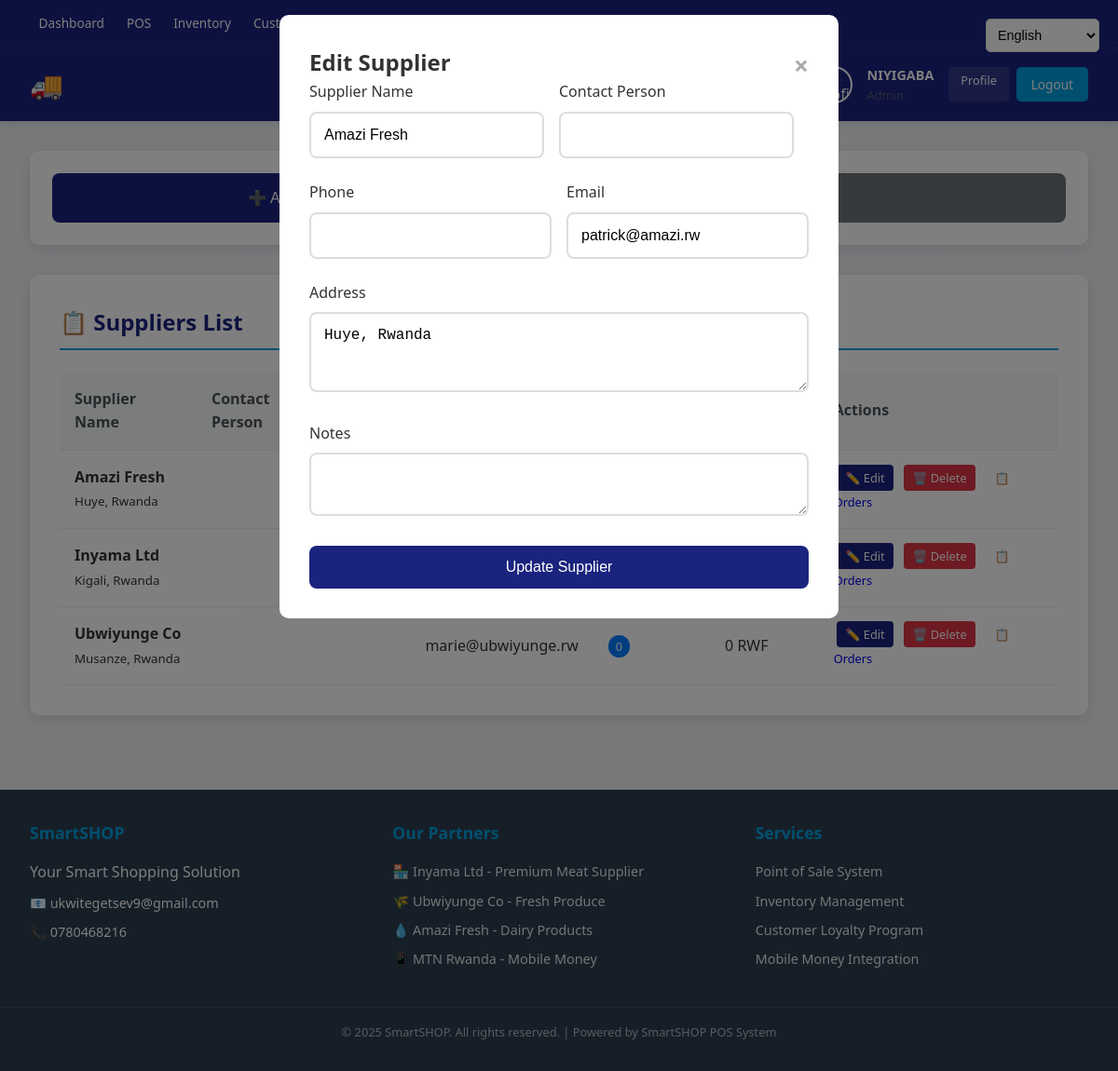
Screenshot of /app/views/suppliers/index.php?edit=3&lang=en (signed in) with the database file from the repository.
### tables this page shows
CREATE TABLE `suppliers` (
  `supplier_id` int(11) NOT NULL AUTO_INCREMENT,
  `supplier_name` varchar(150) NOT NULL,
  `contact_name` varchar(100) DEFAULT NULL,
  `phone_number` varchar(20) DEFAULT NULL,
  `email` varchar(100) DEFAULT NULL,
  `address` text DEFAULT NULL,
  `created_at` timestamp NOT NULL DEFAULT current_timestamp(),
  `updated_at` timestamp NOT NULL DEFAULT current_timestamp() ON UPDATE current_timestamp(),
  PRIMARY KEY (`supplier_id`)
);

### app/helpers/Language.php (called while the page is built, shortened)
<?php
class Language {
    public static function get($key, $lang = 'en') {
        $translation = self::$translations[$lang][$key] ?? null;
        if ($translation) {
            return $translation;
        }
        return ucwords(str_replace('_', ' ', $key));
    }
}

### app/controllers/AuthController.php (called while the page is built, shortened)
<?php
require_once __DIR__ . '/../helpers/Language.php';
class AuthController {
    public function __construct() {
        $this->conn = new mysqli('localhost', 'root', '', 'smartshop');
    }
    public function isLoggedIn() {
        return isset($_SESSION['logged_in']) && $_SESSION['logged_in'] === true;
    }
    public function getCurrentUser() {
        if ($this->isLoggedIn()) {
            return [
                'user_id' => $_SESSION['user_id'],
                'full_name' => $_SESSION['full_name'],
                'email' => $_SESSION['email'],
                'role' => $_SESSION['role']
            ];
        }
        return null;
    }
}

### app/views/suppliers/index.php (the view, shortened to what this page needs)
<?php
require_once __DIR__ . '/../../controllers/AuthController.php';
require_once __DIR__ . '/../../helpers/Language.php';
require_once __DIR__ . '/../../helpers/Navigation.php';
$auth = new AuthController();
$user = $auth->getCurrentUser();
$lang = $_GET['lang'] ?? $_SESSION['language'] ?? 'en';
$host = 'localhost';
$username = 'root';
$password = '';
$database = 'smartshop';
$conn = new mysqli($host, $username, $password, $database);
$page = isset($_GET['page']) ? (int)$_GET['page'] : 1;
$limit = 10;
$offset = ($page - 1) * $limit;
$suppliers = $conn->query("
    SELECT s.*,
           0 as total_orders,
           0 as total_spent
    FROM suppliers s
    ORDER BY s.supplier_name
    LIMIT $limit OFFSET $offset
");
$edit_supplier = null;
if (isset($_GET['edit'])) {
    $edit_id = $_GET['edit'];
    $edit_result = $conn->query("SELECT * FROM suppliers WHERE supplier_id = $edit_id");
    $edit_supplier = $edit_result->fetch_assoc();
}
?>
<!DOCTYPE html>
<html lang="<?php echo $lang; ?>">
<head>
    <link rel="stylesheet" href="../../../public/css/main.css">
    <link rel="stylesheet" href="../../../public/css/dashboard.css">
</head>
<body>
    <div class="language-selector">
        <select onchange="changeLanguage(this.value)">
            <option value="en" <?php echo $lang === 'en' ? 'selected' : ''; ?>>English</option>
        </select>
    </div>
    <div class="dashboard-container">
        <header class="header">
            <h1>🚚 <?php echo Language::get('supplier_management', $lang); ?></h1>
            <div class="user-info">
                <div class="user-profile">
                    <div class="user-details">
                        <span class="user-name"><?php echo $user['full_name']; ?></span>
                        <span class="user-role"><?php echo Language::get(strtolower($user['role']), $lang); ?></span>
                    </div>
                    <div class="user-menu">
                        <a href="../profile/index.php?lang=<?php echo $lang; ?>" class="profile-link"><?php echo Language::get('profile', $lang); ?></a>
                        <a href="../../controllers/logout.php" class="btn-logout"><?php echo Language::get('logout', $lang); ?></a>
                    </div>
                </div>
            </div>
        </header>
        <div class="content">
            <div class="supplier-actions">
                <button onclick="openAddModal()" class="btn">➕ <?php echo Language::get('add_supplier', $lang); ?></button>
                <a href="orders.php?lang=<?php echo $lang; ?>" class="btn btn-secondary">📋 <?php echo Language::get('purchase_orders', $lang); ?></a>
            </div>
            <div class="suppliers-section">
                <h2>📋 <?php echo Language::get('suppliers_list', $lang); ?></h2>
                <div class="suppliers-table">
                    <table>
                        <thead>
                            <tr>
                                <th><?php echo Language::get('supplier_name', $lang); ?></th>
                                <th><?php echo Language::get('contact_person', $lang); ?></th>
                                <th><?php echo Language::get('phone', $lang); ?></th>
                                <th><?php echo Language::get('email', $lang); ?></th>
                                <th><?php echo Language::get('total_orders', $lang); ?></th>
                                <th><?php echo Language::get('total_spent', $lang); ?></th>
                                <th><?php echo Language::get('actions', $lang); ?></th>
                            </tr>
                        </thead>
                        <tbody>
                            <?php while ($supplier = $suppliers->fetch_assoc()): ?>
                                <tr>
                                    <td>
                                        <strong><?php echo htmlspecialchars($supplier['supplier_name']); ?></strong>
                                        <br><small><?php echo htmlspecialchars($supplier['address']); ?></small>
                                    </td>
                                    <td><?php echo htmlspecialchars($supplier['contact_person'] ?? ''); ?></td>
                                    <td><?php echo htmlspecialchars($supplier['phone'] ?? ''); ?></td>
                                    <td><?php echo htmlspecialchars($supplier['email']); ?></td>
                                    <td><span class="badge"><?php echo $supplier['total_orders']; ?></span></td>
                                    <td><?php echo number_format($supplier['total_spent']); ?> RWF</td>
                                    <td>
                                        <a href="?edit=<?php echo $supplier['supplier_id']; ?>&lang=<?php echo $lang; ?>" class="btn-small btn-primary">✏️ <?php echo Language::get('edit', $lang); ?></a>
                                        <a href="?delete=<?php echo $supplier['supplier_id']; ?>&lang=<?php echo $lang; ?>" class="btn-small btn-danger" onclick="return confirm('<?php echo Language::get('confirm_delete', $lang); ?>')">🗑️ <?php echo Language::get('delete', $lang); ?></a>
                                        <a href="orders.php?supplier_id=<?php echo $supplier['supplier_id']; ?>&lang=<?php echo $lang; ?>" class="btn-small">📋 <?php echo Language::get('orders', $lang); ?></a>
                                    </td>
                                </tr>
                            <?php endwhile; ?>
                        </tbody>
                    </table>
                </div>
            </div>
        </div>
        <?php include __DIR__ . '/../../includes/footer.php'; ?>
    </div>
    <div id="supplier-modal" class="modal">
        <div class="modal-content">
            <span class="close" onclick="closeModal()">&times;</span>
            <h2><?php echo $edit_supplier ? Language::get('edit_supplier', $lang) : Language::get('add_supplier', $lang); ?></h2>
            <form method="POST" class="supplier-form">
                <div class="form-row">
                    <div class="form-group">
                        <label class="form-label"><?php echo Language::get('supplier_name', $lang); ?></label>
                        <input type="text" name="supplier_name" class="form-input" value="<?php echo $edit_supplier ? htmlspecialchars($edit_supplier['supplier_name']) : ''; ?>" required>
                    </div>
                    <div class="form-group">
                        <label class="form-label"><?php echo Language::get('contact_person', $lang); ?></label>
                        <input type="text" name="contact_person" class="form-input" value="<?php echo $edit_supplier ? htmlspecialchars($edit_supplier['contact_person'] ?? '') : ''; ?>" required>
                    </div>
                </div>
                <div class="form-row">
                    <div class="form-group">
                        <label class="form-label"><?php echo Language::get('phone', $lang); ?></label>
                        <input type="tel" name="phone" class="form-input" value="<?php echo $edit_supplier ? htmlspecialchars($edit_supplier['phone'] ?? '') : ''; ?>" required>
                    </div>
                    <div class="form-group">
                        <label class="form-label"><?php echo Language::get('email', $lang); ?></label>
                        <input type="email" name="email" class="form-input" value="<?php echo $edit_supplier ? htmlspecialchars($edit_supplier['email']) : ''; ?>">
                    </div>
                </div>
                <div class="form-group">
                    <label class="form-label"><?php echo Language::get('address', $lang); ?></label>
                    <textarea name="address" class="form-input" rows="3" required><?php echo $edit_supplier ? htmlspecialchars($edit_supplier['address']) : ''; ?></textarea>
                </div>
                <div class="form-group">
                    <label class="form-label"><?php echo Language::get('notes', $lang); ?></label>
                    <textarea name="notes" class="form-input" rows="2"><?php echo $edit_supplier ? htmlspecialchars($edit_supplier['notes'] ?? '') : ''; ?></textarea>
                </div>
                <button type="submit" name="<?php echo $edit_supplier ? 'update_supplier' : 'add_supplier'; ?>" class="btn">
                    <?php echo $edit_supplier ? Language::get('update_supplier', $lang) : Language::get('add_supplier', $lang); ?>
                </button>
            </form>
        </div>
    </div>
</body>
</html>

### public/css/main.css (style rules this page uses)
:root { --primary: #1a237e; --secondary: #2c3e50; --accent: #00A0DF; --background: #f0f2f5; --text: #333333; --white: #ffffff; --success: #28a745; --error: #dc3545; --border: #ddd; }
* { margin: 0; padding: 0; box-sizing: border-box; }
body { font-family: 'Segoe UI', Tahoma, Geneva, Verdana, sans-serif; background: var(--background); color: var(--text); line-height: 1.6; }
.language-selector { position: fixed !important; top: 20px !important; right: 20px !important; left: auto !important; z-index: 1000 !important; }
.language-selector select { padding: 0.5rem; border: 1px solid var(--border); border-radius: 5px; background: var(--white); font-size: 0.9rem; }
.form-group { margin-bottom: 1.5rem; }
.form-label { display: block; margin-bottom: 0.5rem; font-weight: 500; color: var(--text); }
.form-input { width: 100%; padding: 0.875rem; border: 2px solid var(--border); border-radius: 8px; font-size: 1rem; transition: border-color 0.3s ease; }
.btn { width: 100%; padding: 0.875rem; background: var(--primary); color: var(--white); border: none; border-radius: 8px; font-size: 1rem; font-weight: 500; cursor: pointer; transition: all 0.3s ease; }
.dashboard-container { min-height: 100vh; background: var(--background); }
.header { background: var(--white); padding: 1.5rem 2rem; display: flex; justify-content: space-between; align-items: center; box-shadow: 0 2px 4px rgba(0,0,0,0.05); }
.header h1 { color: var(--primary); font-size: 1.8rem; font-weight: 600; }
.user-profile { display: flex; align-items: center; gap: 1rem; }
.user-details { display: flex; flex-direction: column; }
.user-name { font-weight: 600; font-size: 0.9rem; }
.user-role { font-size: 0.8rem; color: #666; }
.user-menu { display: flex; gap: 0.5rem; }
.profile-link, .btn-logout { background: var(--accent); color: var(--white); padding: 0.4rem 0.8rem; text-decoration: none; border-radius: 6px; font-size: 0.85rem; font-weight: 500; transition: background 0.3s ease; }

### public/css/dashboard.css (style rules this page uses)
:root { --primary: #1a237e; --secondary: #2c3e50; --accent: #00A0DF; --background: #f0f2f5; --text: #333333; }
* { margin: 0; padding: 0; box-sizing: border-box; }
body { font-family: 'Segoe UI', Tahoma, Geneva, Verdana, sans-serif; background: var(--background); color: var(--text); min-height: 100vh; }
.language-selector { position: fixed !important; top: 20px !important; right: 20px !important; left: auto !important; z-index: 1000 !important; }
.language-selector select { padding: 0.5rem; border: 1px solid #ddd; border-radius: 5px; background: white; }
.user-profile { display: flex; align-items: center; gap: 1rem; }
.user-details { display: flex; flex-direction: column; }
.user-name { font-weight: bold; font-size: 0.9rem; }
.user-role { font-size: 0.8rem; opacity: 0.8; }
.user-menu { display: flex; gap: 0.5rem; }
.profile-link { background: rgba(255,255,255,0.1); color: white; padding: 0.3rem 0.8rem; text-decoration: none; border-radius: 3px; font-size: 0.8rem; transition: background 0.3s; }
.header { background: var(--primary); color: white; padding: 1rem 2rem; display: flex; justify-content: space-between; align-items: center; box-shadow: 0 2px 10px rgba(0,0,0,0.1); }
.header h1 { font-size: 1.8rem; }
.user-info { display: flex; align-items: center; gap: 1rem; }
.btn-logout { background: var(--accent); color: white; padding: 0.5rem 1rem; text-decoration: none; border-radius: 5px; transition: background 0.3s; }
.content { padding: 2rem; max-width: 1200px; margin: 0 auto; }
.content h2 { margin-bottom: 2rem; color: var(--primary); }

### rows the page displays
suppliers: supplier_name "Amazi Fresh", address "Huye, Rwanda", email "patrick@amazi.rw"
suppliers: supplier_name "Inyama Ltd", address "Kigali, Rwanda"
suppliers: supplier_name "Ubwiyunge Co", address "Musanze, Rwanda", email "marie@ubwiyunge.rw", total_orders "0", total_spent "0"

### other values shown
$link['label'] "Dashboard"
$link['label'] "POS"
$link['label'] "Inventory"
Language::get('supplier_management', $lang) "Supplier Management"
$user['full_name'] "NIYIGABA"
Language::get(strtolower($user['role']), $lang) "Admin"
Language::get('profile', $lang) "Profile"
Language::get('logout', $lang) "Logout"
Language::get('suppliers_list', $lang) "Suppliers List"
Language::get('supplier_name', $lang) "Supplier Name"
Language::get('contact_person', $lang) "Contact Person"
Language::get('actions', $lang) "Actions"
Language::get('edit_supplier', $lang) "Edit Supplier"
Language::get('phone', $lang) "Phone"
Language::get('email', $lang) "Email"
